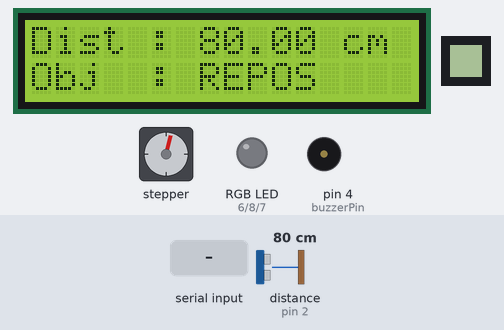
Bench run of a sketch on a simulated Arduino Mega 2560, built with avr-gcc and run on an emulated ATmega2560. Shown: 16×2 character LCD, 8×8 one-colour display, stepper motor, an RGB LED mixed from three pins (HIGH = lit), buzzer (waves = sounding). Dashed ring = blinking. The inputs (shaded band) are chosen by the test bench; at power-on: distance to the obstacle (sensor on pin 2) 80 cm. The echo pulse lasts 58.3 µs per cm; dim RGB values are drawn brighter than linear; stepper angles assume 2038 steps per turn; what the sketch prints to the serial monitor is not drawn.

Above: at 3.36 s.
3.4 s: distance to the obstacle (sensor on pin 2) set to 65 cm
At 3.63 s:
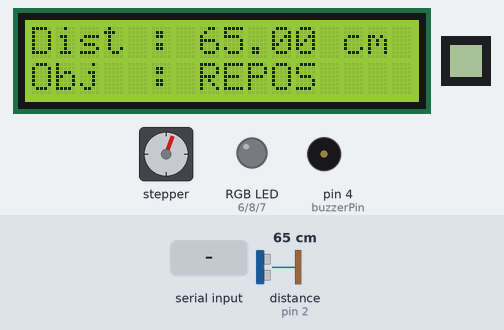
5.3 s: distance to the obstacle (sensor on pin 2) set to 55 cm
At 5.54 s:
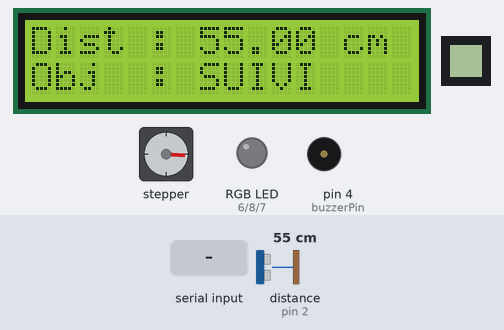
7.2 s: "g_dist\n" received over Serial
At 7.35 s:
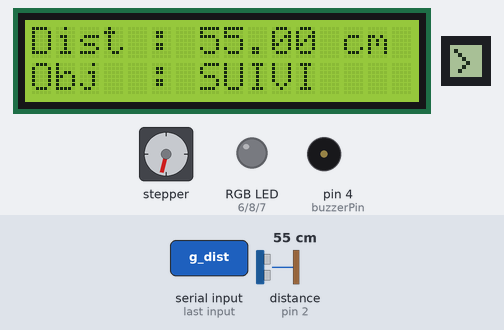
8.9 s: distance to the obstacle (sensor on pin 2) set to 2 cm
At 10.94 s:
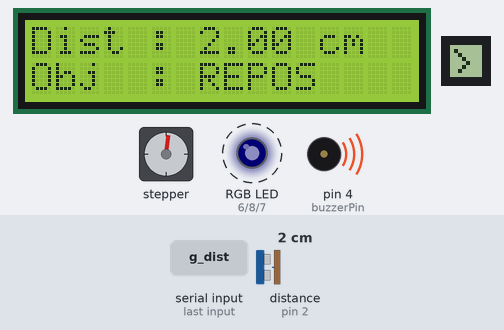
11.0 s: distance to the obstacle (sensor on pin 2) set to 60 cm
At 12.4 s:
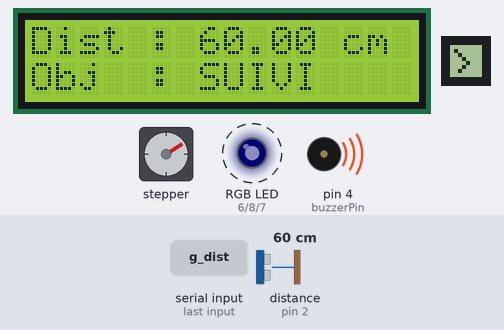
12.9 s: distance to the obstacle (sensor on pin 2) set to 4 cm
At 16.14 s:
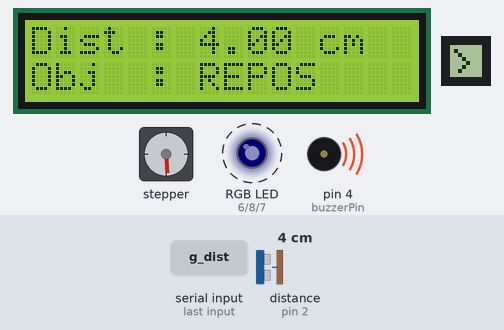
Timing chart, 0 to 24.0 s (numbered marks = the images above; inputs shaded):
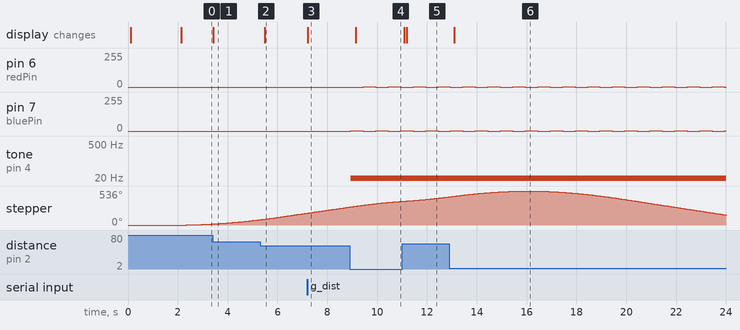

The sketch:

labo07.ino
```cpp
#include <HCSR04.h>
#include <LCD_I2C.h>
#include <U8g2lib.h>
#include <AccelStepper.h>
#include "Alarm.h"
#include "ViseurAutomatique.h"

#define MOTOR_INTERFACE_TYPE 4

#define IN_1 31
#define IN_2 33
#define IN_3 35
#define IN_4 37


#define CLK_PIN 30
#define DIN_PIN 34
#define CS_PIN 32  // Chip Select

U8G2_MAX7219_8X8_F_4W_SW_SPI u8g2(
  U8G2_R0,             // rotation
  /* clock=*/CLK_PIN,  // pin Arduino reliée à CLK (horloge)
  /* data=*/DIN_PIN,   // pin Arduino reliée à DIN (données)
  /* cs=*/CS_PIN,      // pin Arduino reliée à CS (chip select)
  /* dc=*/U8X8_PIN_NONE,
  /* reset=*/U8X8_PIN_NONE);

#define TRIGGER_PIN 3
#define ECHO_PIN 2

int buzzerPin = 4;
int frequence = 1;

int redPin = 6;
int bluePin = 7;
int greenPin = 8;

LCD_I2C lcd(0x27, 16, 2);

HCSR04 hc(TRIGGER_PIN, ECHO_PIN);

float distance;

Alarm alarm(redPin, greenPin, bluePin, buzzerPin, distance);
ViseurAutomatique viseur(IN_1, IN_2, IN_3, IN_4, distance);

int minStepper;
int maxStepper;

unsigned long currentTime = 0;

unsigned long tempsAffichageSymbole = 0;
bool symboleActif = false;


void ecranSetup() {
  u8g2.begin();
  u8g2.setContrast(5);
  u8g2.setFont(u8g2_font_4x6_tr);
  u8g2.clearBuffer();
  u8g2.sendBuffer();
}

void lcdstart() {
  lcd.print("2168637");
  lcd.setCursor(0, 1);
  lcd.print("labo7");
  delay(2000);
}

void setup() {
  Serial.begin(115200);
  lcd.begin();
  lcd.backlight();

  minStepper = viseur.getMinStep();
  maxStepper = viseur.getMaxStep();
  alarm.setDistance(15);
  alarm.setColourA(1, 0, 0);
  alarm.setColourB(0, 0, 1);
  viseur.setAngleMin(10);
  viseur.setAngleMax(170);
  alarm.turnOn();
  viseur.activer();


  ecranSetup();
  lcdstart();
}


void loop() {
  currentTime = millis();
  chercherDistance();
  ecranLCD(currentTime);
  alarm.update();
  viseur.update();
  commande();
}

void ecranLCD(unsigned long time) {
  static unsigned long lastTime = 0;
  int rate = 100;

  if (time - lastTime >= rate) {
    lcd.setCursor(0, 0);
    lcd.print("Dist : ");
    lcd.print(distance);
    lcd.print(" cm  ");
    lcd.setCursor(0, 1);
    lcd.print("Obj  : ");
    lcd.print(viseur.getEtatTexte());

    lastTime = time;
  }
}

void chercherDistance() {
  static unsigned long previousMillis = 0;
  unsigned long currentMillis = millis();
  int interval = 100;

  if (currentMillis - previousMillis >= interval) {
    previousMillis = currentMillis;
    distance = hc.dist();
  }
}

void verifierSymbole() {
  if (symboleActif && millis() - tempsAffichageSymbole >= 3000) {
    u8g2.clearBuffer();
    u8g2.sendBuffer();
    symboleActif = false;
  }
}


void dessinInterdit() {

  u8g2.clearBuffer();
  u8g2.drawCircle(3, 4, 3);
  u8g2.drawLine(0, 0, 8, 8);
  u8g2.sendBuffer();
  symboleActif = true;
  tempsAffichageSymbole = millis();
}

void dessinX() {
  u8g2.clearBuffer();
  u8g2.drawLine(7, 0, 0, 7);
  u8g2.drawLine(0, 0, 8, 8);
  u8g2.sendBuffer();
  symboleActif = true;
  tempsAffichageSymbole = millis();
}

void dessinWeGood() {
  u8g2.clearBuffer();
  u8g2.drawLine(4, 4, 2, 6);
  u8g2.drawLine(1, 1, 4, 4);
  u8g2.sendBuffer();
  symboleActif = true;
  tempsAffichageSymbole = millis();
}


void analyserCommande(const String& tampon, String& commande, String& arg1, String& arg2) {
  commande = "";
  arg1 = "";
  arg2 = "";

  int firstSep = tampon.indexOf(';');
  int secondSep = tampon.indexOf(';', firstSep + 1);

  if (firstSep == -1) {
    // Pas de point-virgule, c'est peut-être "stop" ou autre commande sans paramètre
    commande = tampon;
    return;
  }

  // Extraire la commande
  commande = tampon.substring(0, firstSep);

  // Extraire arg1
  if (secondSep != -1) {
    arg1 = tampon.substring(firstSep + 1, secondSep);

    arg2 = tampon.substring(secondSep + 1);
  } else {
    // Il y a une seule valeur après la commande
    arg1 = tampon.substring(firstSep + 1);
  }
}


void commande() {
  if (!Serial.available()) {
    return;
  }
  String tampon = Serial.readStringUntil('\n');

  String commande;
  String arg1, arg2;
  analyserCommande(tampon, commande, arg1, arg2);

  bool commandeValide = false;

  if (commande == "g_dist") {
    Serial.println(distance);
    dessinWeGood();
    commandeValide = true;
  } else if (commande == "cfg" && arg1 == "alm") {
    alarm.setDistance(arg2.toInt());
    dessinWeGood();
    commandeValide = true;
  } else if (commande == "cfg" && arg1 == "lim_inf") {
    if (arg2.toInt() > viseur.getDistanceMaxSuivi()) {
      Serial.println("erreur 🚫");
      dessinInterdit();
    } else {
      viseur.setDistanceMinSuivi(arg2.toInt());
      dessinWeGood();
    }
    commandeValide = true;
  } else if (commande == "cfg" && arg1 == "lim_sup") {
    if (arg2.toInt() < viseur.getDistanceMinSuivi()) {
      Serial.println("erreur 🚫");
      dessinInterdit();
    } else {
      viseur.setDistanceMaxSuivi(arg2.toInt());
      dessinWeGood();
    }
    commandeValide = true;
  }

  if (!commandeValide && tampon != "") {
    dessinX();
  }
}
```

Alarm.cpp
```cpp
#include <Arduino.h>

#include "Alarm.h"

Alarm::Alarm(int rPin, int gPin, int bPin, int buzzerPin, float& distance)

  : _rPin(rPin), _gPin(gPin), _bPin(bPin), _buzzerPin(buzzerPin), _distance(distance) {


  pinMode(_rPin, OUTPUT);
  pinMode(_gPin, OUTPUT);
  pinMode(_bPin, OUTPUT);
  pinMode(_buzzerPin, OUTPUT);
}

void Alarm::update() {
  _currentTime = millis();

  switch (_state) {
    case OFF:
      _offState();
      break;
    case WATCHING:
      _watchState();
      break;
    case ON:
      _onState();
      break;
    case TESTING:
      _testingState();
      break;
  }
}

void Alarm::setColourA(int r, int g, int b) {

  _colA[0] = r;
  _colA[1] = g;
  _colA[2] = b;
}

void Alarm::setColourB(int r, int g, int b) {

  _colB[0] = r;
  _colB[1] = g;
  _colB[2] = b;
}

void Alarm::setDistance(float d) {

  _distanceTrigger = d;
}

float Alarm::getDistance() {

  return _distanceTrigger;
}

void Alarm::setTimeout(unsigned long ms) {

  _timeoutDelay = ms;
}

void Alarm::turnOff() {

  _turnOff();
}

void Alarm::turnOn() {

  _state = WATCHING;
}

void Alarm::test() {

  _state = TESTING;
}

AlarmState Alarm::getState() const {

  return _state;
}

void Alarm::_setRGB(int r, int g, int b) {

  analogWrite(_rPin, r);
  analogWrite(_gPin, g);
  analogWrite(_bPin, b);
}

void Alarm::_turnOff() {

  noTone(_buzzerPin);
  _setRGB(0, 0, 0);
  _state = OFF;
}

void Alarm::_offState() {

  if (_turnOnFlag) {
    turnOn();
  } else {
    _turnOff();
  }
}

void Alarm::_watchState() {

  if (_distance < _distanceTrigger) {
    _state = ON;
  }


  noTone(_buzzerPin);
  _setRGB(0, 0, 0);
}


void Alarm::_onState() {
  bool transition = _distance >= _distanceTrigger;


  if (transition) {
    if (_currentTime - _lastDetectedTime >= _timeoutDelay) {
      _state = WATCHING;
    }
  } else {
    _lastDetectedTime = _currentTime;
  }


  if (_currentTime - _lastUpdate >= _variationRate) {
    _lastUpdate = _currentTime;
    _currentColor = !_currentColor;
  }
  if (_currentColor) {
    _setRGB(_colB[0], _colB[1], _colB[2]);
  } else {
    _setRGB(_colA[0], _colA[1], _colA[2]);
  }
  tone(_buzzerPin, 1);
}


void Alarm::_testingState() {


  if (_currentTime - _testStartTime >= _timeoutDelay) {
    _testStartTime = _currentTime;
    _turnOff();
  }

  if (_currentTime - _lastUpdate >= _variationRate) {
    _lastUpdate = _currentTime;
    _currentColor = !_currentColor;
  }
  if (_currentColor) {
    _setRGB(_colB[0], _colB[1], _colB[2]);
  } else {
    _setRGB(_colA[0], _colA[1], _colA[2]);
  }
}
```

Alarm.h
```cpp
enum AlarmState {

  OFF,

  WATCHING,

  ON,

  TESTING

};


class Alarm {

public:

  // Constructeur

  // rPin, gPin, bPin : broches pour la DEL RGB

  // buzzerPin : broche du buzzer

  // distancePtr : pointeur vers la variable de distance partagée

  Alarm(int rPin, int gPin, int bPin, int buzzerPin, float& distancePtr);

  // Méthode à appeler continuellement dans loop()

  void update();


  // Régle les deux couleurs du gyrophare

  void setColourA(int r, int g, int b);


  void setColourB(int r, int g, int b);


  // Régle la fréquence de variation du gyrophare (en ms)

  void setVariationTiming(unsigned long ms);


  // Régle la distance de déclenchement (en cm)

  void setDistance(float d);

  float getDistance();


  // Régle le délai avant l'extinction après éloignement (en ms)

  void setTimeout(unsigned long ms);


  // Éteint/Allume l'alarme manuellement

  void turnOff();


  void turnOn();


  // Déclenche un test de 3 secondes

  void test();


  // Retourne l'état courant de l'alarme

  AlarmState getState() const;


private:

  // --- Broches matérielles ---

  int _rPin, _gPin, _bPin, _buzzerPin;


  // --- Couleurs du gyrophare ---

  int _colA[3];  // Couleur A

  int _colB[3];  // Couleur B

  bool _currentColor = false;  // false = couleur A, true = couleur B


  // --- Détection ---

  float& _distance;  // Pointeur vers la distance externe

  float _distanceTrigger = 10.0;  // Distance minimale pour déclenchement


  // --- Temporisation ---

  unsigned long _variationRate = 500;  // Intervalle entre deux couleurs

  unsigned long _timeoutDelay = 3000;  // Délai avant arrêt

  unsigned long _lastUpdate = 0;  // Pour le gyrophare

  unsigned long _lastDetectedTime = 0;  // Dernière fois qu'on a vu l'objet

  unsigned long _testStartTime = 0;  // Pour TESTING

  unsigned long _currentTime = 0;
  // --- État interne ---

  AlarmState _state = OFF;


  // --- Indicateurs de transition ---

  bool _turnOnFlag = false;  // Pour transition vers ON

  bool _turnOffFlag = false;  // Pour transition vers OFF


  // --- Méthodes internes ---

  void _setRGB(int r, int g, int b);

  void _turnOff();  // Éteint DEL et buzzer


  // Gestion des états

  void _offState();

  void _watchState();

  void _onState();

  void _testingState();
};
```

ViseurAutomatique.cpp
```cpp
#include <Arduino.h>

#include "ViseurAutomatique.h"

#define MOTOR_INTERFACE_TYPE 4


ViseurAutomatique::ViseurAutomatique(int p1, int p2, int p3, int p4, float& distance)

  : _stepper(MOTOR_INTERFACE_TYPE, p1, p3, p2, p4), _distance(distance) {

  _stepper.setMaxSpeed(500);
  _stepper.setSpeed(200);
  _stepper.setAcceleration(200);
}

void ViseurAutomatique::update() {

  _currentTime = millis();

  switch (_etat) {
    case INACTIF:
      _inactifState(_currentTime);
      break;
    case SUIVI:
      _suiviState(_currentTime);
      break;
    case REPOS:
      _reposState(_currentTime);
      break;
  }

  _stepper.run();
}
void ViseurAutomatique::setAngleMin(float angle) {

  _angleMin = angle;
}

void ViseurAutomatique::setAngleMax(float angle) {

  _angleMax = angle;
}

void ViseurAutomatique::setPasParTour(int steps) {

  _stepsPerRev = steps;
}

void ViseurAutomatique::setDistanceMinSuivi(float distanceMin) {

  _distanceMinSuivi = distanceMin;
}

void ViseurAutomatique::setDistanceMaxSuivi(float distanceMax) {

  _distanceMaxSuivi = distanceMax;
}
float ViseurAutomatique::getAngle() const {

  float ratio = (_distance - _distanceMinSuivi) / (_distanceMaxSuivi - _distanceMinSuivi);
  return _angleMin + ratio * (_angleMax - _angleMin);
}

float ViseurAutomatique::getDistanceMinSuivi() {

  return _distanceMinSuivi;
}

float ViseurAutomatique::getDistanceMaxSuivi() {

  return _distanceMaxSuivi;
}

void ViseurAutomatique::activer() {

  _etat = REPOS;
}

float ViseurAutomatique::getMinStep() {

  return _angleMin / 360.0 * _stepsPerRev;
}

float ViseurAutomatique::getMaxStep() {

  return _angleMax / 360.0 * _stepsPerRev;
}

void ViseurAutomatique::desactiver() {

  _etat = INACTIF;
}

const char* ViseurAutomatique::getEtatTexte() const {

  if (_etat == INACTIF) return "INACTIF";
  else if (_etat == SUIVI) return "SUIVI";
  else if (_etat == REPOS) return "REPOS";
}

void ViseurAutomatique::_inactifState(unsigned long cT) {

  _stepper.disableOutputs();
}
void ViseurAutomatique::_suiviState(unsigned long cT) {


  if (_distance < _distanceMinSuivi || _distance > _distanceMaxSuivi) {
    _etat = REPOS;
  }

  int stepsToMove = _angleEnSteps(getAngle());


  if (abs(_stepper.distanceToGo()) == 0.1) {
    _stepper.disableOutputs();
  }
  _stepper.moveTo(stepsToMove);
}

void ViseurAutomatique::_reposState(unsigned long cT) {

  if (_distance < _distanceMinSuivi) {
    float minPosition = map(_distanceMinSuivi, _distanceMinSuivi, _distanceMaxSuivi, getMinStep(), getMaxStep());

    _stepper.moveTo(minPosition);

    if (_stepper.distanceToGo() == 0) {
      _stepper.disableOutputs();
    }
  } else if (_distance > _distanceMaxSuivi) {
    float maxPosition = map(_distanceMaxSuivi, _distanceMinSuivi, _distanceMaxSuivi, getMinStep(), getMaxStep());

    _stepper.moveTo(maxPosition);

    if (_stepper.distanceToGo() == 0) {
      _stepper.disableOutputs();
    }
  } else {
    _etat = SUIVI;
  }
}

long ViseurAutomatique::_angleEnSteps(float angle) const {

  return map(angle, _distanceMinSuivi, _distanceMaxSuivi, getMinStep(), getMaxStep());
}
```

ViseurAutomatique.h
```cpp
#pragma once


#include <AccelStepper.h>


enum EtatViseur {

  INACTIF,

  SUIVI,

  REPOS

};


class ViseurAutomatique {

public:

  // Constructeur

  // p1 à p4 : broches IN1 à IN4 du ULN2003

  // distanceRef : référence à la distance détectée

  ViseurAutomatique(int p1, int p2, int p3, int p4, float& distanceRef);


  // Doit être appelée continuellement dans loop()

  void update();


  // Régle l’angle minimal (position la plus à gauche)

  void setAngleMin(float angle);


  // Régle l’angle maximal (position la plus à droite)

  void setAngleMax(float angle);


  // Régle le nombre de pas par tour du moteur
  void setPasParTour(int steps);


  // Définit la distance minimale à partir de laquelle le viseur commence à suivre
  void setDistanceMinSuivi(float distanceMin);


  // Définit la distance maximale jusqu'où le viseur peut suivre
  void setDistanceMaxSuivi(float distanceMax);

  // Retourne l’angle actuel du viseur
  float getAngle() const;

  float getDistanceMinSuivi();

  float getDistanceMaxSuivi();

  // Active le viseur en le mettant en état repos
  void activer();

  float getMinStep();

  float getMaxStep();

  // Désactive le viseur en le mettant en état inactif

  void desactiver();

  // Retourne l’état actuel du viseur sous forme de texte

  const char* getEtatTexte() const;

private:

  AccelStepper _stepper;

  unsigned long _currentTime = 0;

  float& _distance;


  float _angleMin = 0.0;

  float _angleMax = 180.0;

  int _stepsPerRev = 2038;


  float _distanceMinSuivi = 30.0;

  float _distanceMaxSuivi = 60.0;


  EtatViseur _etat = INACTIF;


  // États

  void _inactifState(unsigned long cT);

  void _suiviState(unsigned long cT);

  void _reposState(unsigned long cT);


  long _angleEnSteps(float angle) const;
};
```

Measured:
- the behaviour switches between 61 and 60 cm on distance to the obstacle (sensor on pin 2) (found by bisection; images 1 and 2)
- after the input at 3.4 s, the display: changes at once (image 1)
- after the input at 5.3 s, the display: changes after 0.20 s (image 2)
- after the input at 7.2 s, the display: changes at once (image 3)
- after the input at 8.9 s, pin 6 (redPin): alternates 1/255 for 0.50 s and 0/255 for 0.50 s, starting after 0.54 s; pin 7 (bluePin): alternates 1/255 for 0.50 s and 0/255 for 0.50 s, starting at once; tone on pin 4 (buzzerPin): silent → 1 Hz at once; the display: changes after 0.24 s (image 4)
- after the input at 11.0 s, the display: first changes after 0.09 s (image 5 shows a later state)
- after the input at 12.9 s, tone on pin 4 (buzzerPin): stays 1 Hz (without the input it goes to silent after 1.1 s); the display: changes after 0.20 s (image 6)
